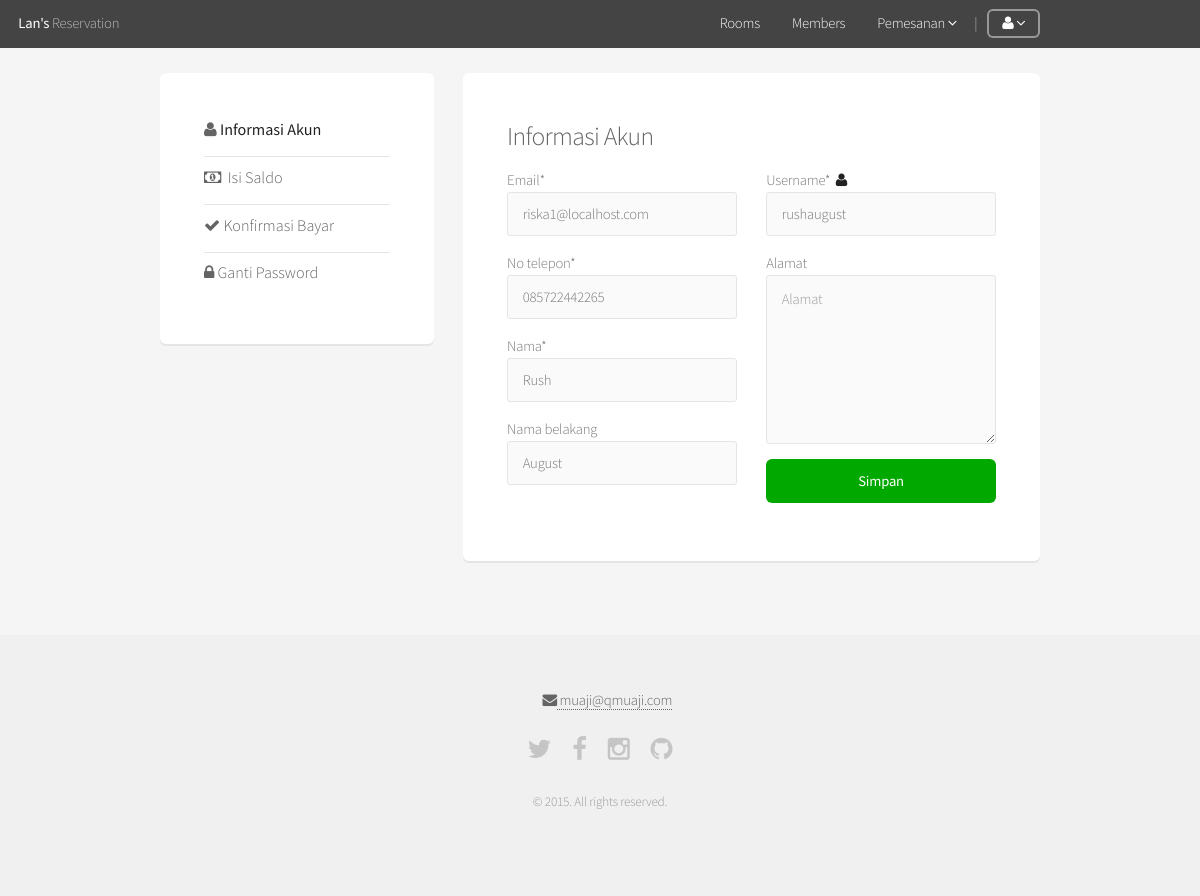
The app's page /userSettings.php (signed in) with its own data.
### tables this page shows
CREATE TABLE `users` (
  `user_id` bigint(20) UNSIGNED NOT NULL,
  `saldo` int(11) UNSIGNED DEFAULT '0',
  `email` varchar(50) NOT NULL,
  `username` varchar(16) DEFAULT NULL,
  `active` tinyint(2) NOT NULL DEFAULT '0',
  `join_date` timestamp NOT NULL DEFAULT CURRENT_TIMESTAMP,
  `first_name` varchar(32) DEFAULT NULL,
  `last_name` varchar(32) DEFAULT NULL,
  `tlp` varchar(16) DEFAULT NULL,
  `address` text,
  `img` tinytext,
  `type` tinyint(2) NOT NULL DEFAULT '0',
  `email_code` varchar(64) DEFAULT NULL,
  `password` varchar(64) NOT NULL
);

### core/functions/users.php (called while the page is built, shortened)
<?php
function hasAccess($user_id, $type){
	$user_id = (int)$user_id;
	$type 	 = (int)$type;
	return (mysql_result(mysql_query("SELECT COUNT(user_id) FROM users WHERE user_id='$user_id' AND type=$type"), 0) == 1) ? true : false;
}
function userData($user_id) {
	$data 	 = array();
	$user_id = (int)$user_id;
	$funcNumArgs = func_num_args();
	$funcGetArgs = func_get_args();
	if($funcNumArgs > 1){
		unset($funcGetArgs[0]);
		$fields = implode(', ', $funcGetArgs);
		$data 	= mysql_fetch_assoc(mysql_query("SELECT $fields FROM users WHERE user_id=$user_id"));
	}
	return $data;
}

### core/init.php (called while the page is built, shortened)
<?php
require 'functions/users.php';
if(loggedIn()) {
	$userData   = userData($_SESSION['user_id'], 'user_id', 'email', 'password', 'username', 'first_name', 'last_name', 'tlp', 'address', 'img', 'type', 'saldo');
}

### userSettings.php (the view, shortened to what this page needs)
<?php
require 'core/init.php';
$email 		= $userData['email'];
$first_name = $userData['first_name'];
$last_name 	= $userData['last_name'];
$tlp 		= $userData['tlp'];
$username 	= $userData['username'];
$address 	= $userData['address'];
include 'includes/_header.php';
?>
<div style="margin-top:-30px" id="main" class="container">
	<div class="row">
		<div class="4u 12u(mobile)">
			<div class="box	">
				<ul class="alt">
					<li><h4><a href="userSettings.php" class="icon fa-user"> <b>Informasi Akun</b></a></h4></li>
					<?php
					if (hasAccess($_SESSION['user_id'], 0)){
						?>
					<li><h4><a href="saldo.php" class="icon fa-money">&nbsp; Isi Saldo</a></h4></li>
					<li><h4><a href="konfirmasi.php" class="icon fa-check"> Konfirmasi Bayar</a></h4></li>
						<?php
					}
					 ?>
					<li><h4><a href="gantiPass.php" class="icon fa-lock"> Ganti Password</a></h4></li>
				</ul>
			</div>
		</div>
		<div class="8u 12u(mobile)">
			<div class="box">
				<h3>Informasi Akun</h3>
				<form action="" method="post" autocomplete="off">
					<div class="row">
						<div class="6u 12u">
							Email*
							<input type="email" name="email" placeholder="Email" value="<?php echo $email ?>" required maxlength="50">
							No telepon*
							<input type="text" name="tlp" placeholder="Telepon"  value="<?php echo $tlp ?>" maxlength="16">
							Nama*
							<input type="text" name="first_name" placeholder="Nama" value="<?php echo $first_name ?>" required minlength="3" maxlength="32">
							Nama belakang
							<input type="text" name="last_name" placeholder="Nama belakang" value="<?php echo $last_name ?>" maxlength="32">
						</div>
						<div class="6u 12u">
							Username* &nbsp;<b class="icon fa-user"></b>
							<input type="text" name="username" placeholder="Username" value="<?php echo $username ?>" required maxlength="16">
							Alamat
							<textarea name="address" placeholder="Alamat" cols="30" rows="6" maxlength="225"><?php echo $address ?></textarea>
							<input type="submit" value="Simpan" class="fit special">
						</div>
					</div>
				</form>
			</div>
		</div>
	</div>
</div>
<?php include 'includes/_footer.php';

### records on screen
users: email "riska1@localhost.com", tlp "085722442265", first_name "Rush", last_name "August", username "rushaugust"
